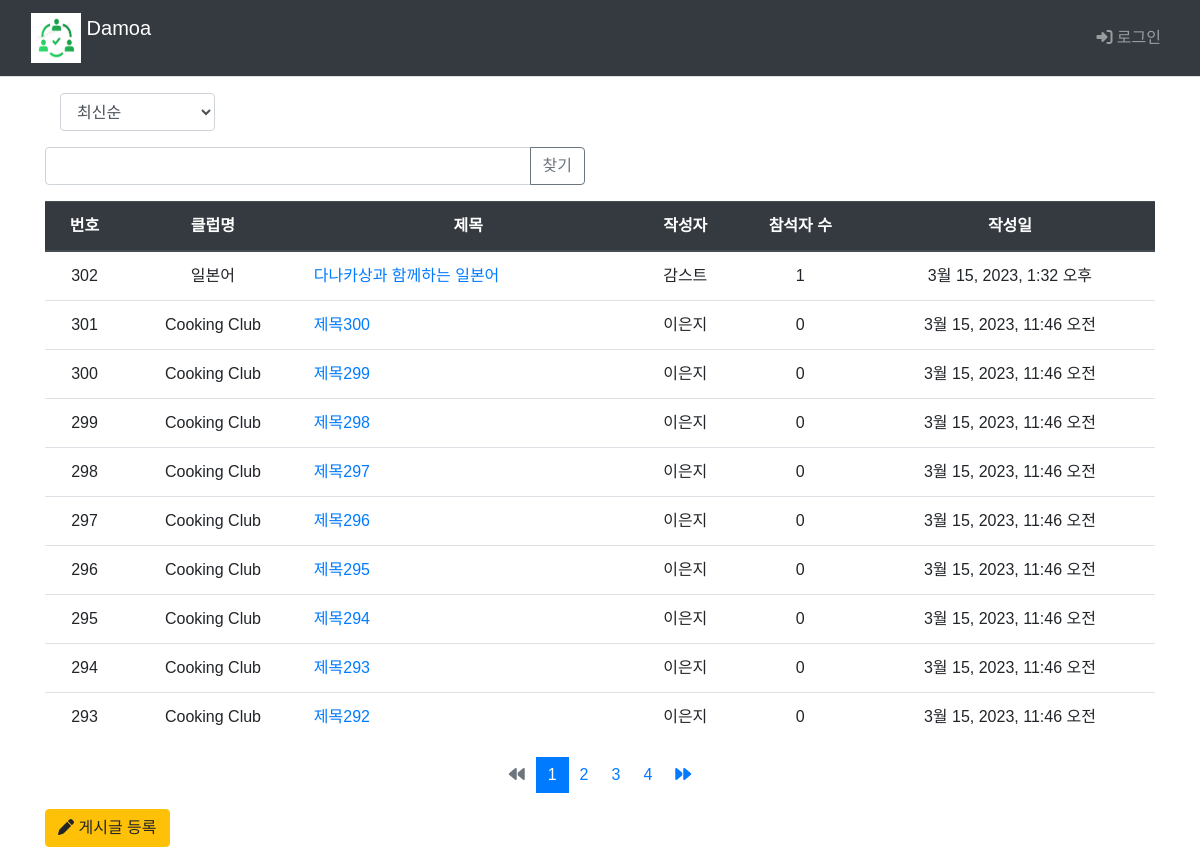
The page /main/board_list/ on the database as committed earlier.
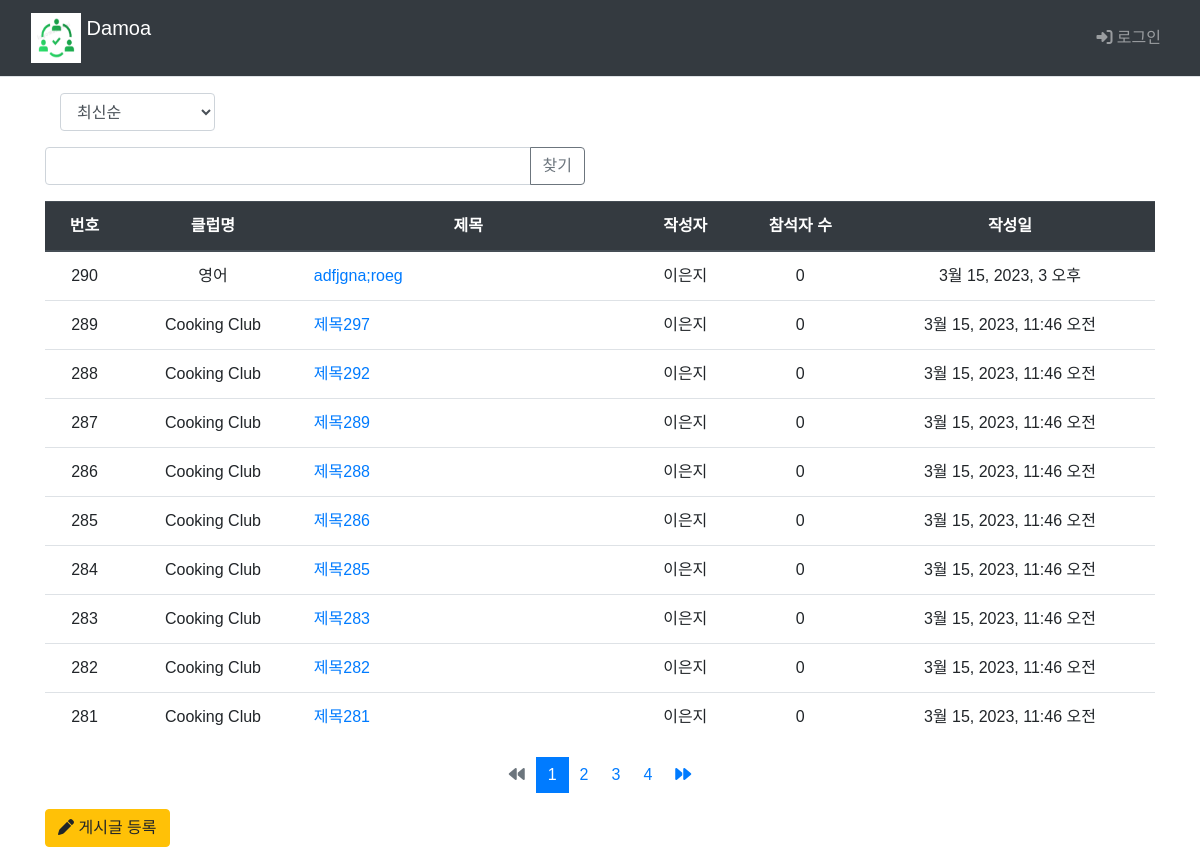
The same page on the database as committed later.
### main/models.py (models this page shows, shortened)
class Board(models.Model):
    club = models.ForeignKey(Club, on_delete=models.CASCADE)
    author = models.ForeignKey(settings.AUTH_USER_MODEL, on_delete=models.CASCADE, default=1, null=True, related_name='author_board')
    subject = models.CharField('제목', max_length = 200,
                               help_text='게시글의 제목을 한 줄로 작성하세요.')
    content = models.TextField('내용', help_text='내용을 상세히 작성하세요.')
    create_date = models.DateTimeField('생성일')
    modify_date = models.DateTimeField(null=True, blank=True)
    voter=models.ManyToManyField(settings.AUTH_USER_MODEL, related_name='voter_board')

class Club(models.Model):
    class category(models.TextChoices):
        from django.utils.translation import gettext_lazy as _
        COOK = 'CK', _('Cook')
        CULTURE = 'CT', _('Culture')
        GAME = 'GA', _('Game')
        LANGUAGE = 'LA', _('Language')
        MUSIC = 'MU', _('Music')
        OUTDOOR = 'OD', _('Outdoor')
        SPORTS = 'SP', _('Sports')
    category = models.CharField(
        max_length=10,
        choices = category.choices,
        null=True
    )
    name=models.TextField('클럽이름')
    def __str__(self):
        return self.name

### common/models.py (models this page shows)
class CustomUser(AbstractBaseUser, PermissionsMixin) :
    email = models.EmailField(blank=True, unique=True, default='')
    username = models.CharField(max_length = 15, unique=True)
    name = models.CharField(max_length=15)
    age = models.IntegerField()
    ad = models.CharField(max_length=50)
    is_active = models.BooleanField(default=True)
    is_superuser = models.BooleanField(default=True)
    is_staff = models.BooleanField(default=True)
    date_joined = models.DateTimeField(default=timezone.now)
    last_login = models.DateTimeField(blank=True, null=True)
    objects = CustomUserManager()
    USERNAME_FIELD = 'username'
    REQUIRED_FIELD = ['name']
    class Meta :
        ordering = ['-date_joined']
        verbose_name = 'User'
        verbose_name_plural = 'User'

### main/views.py (the view, shortened to what this page needs)
# urls.py: path('main/board_list/', views.board_list, name='board_list'),
def board_list(request):
    page = request.GET.get('page', '1')  # 페이지
    kw = request.GET.get('kw', '')  # 검색어
    so = request.GET.get('so', 'recent') # 정렬 기준 / default 최신순
    if so == 'recent':
        board_list = Board.objects.order_by('-create_date')
    elif so == 'late':
        board_list = Board.objects.order_by('create_date')
    else : # 위 경우 제외 board_id 역순정렬
        board_list = Board.objects.order_by('-id')
    paginator = Paginator(board_list, 10)  # 페이지당 10개
    page_obj = paginator.get_page(page)
    context = {'board_list':page_obj, 'page':page, 'kw':kw}
    return render(request, 'main/board_list.html', context)

### main/templatetags/main_filter.py (called while the page is built)
@register.filter
def sub(value, arg):
    return value - arg

### templates/main/board_list.html (shortened to what this page needs)
{% extends 'base.html' %}
{% load static %}
{% load main_filter %}
{% block content %}
  <div class="container my-3">
  <div class="col-2">
    <select class="form-control so">
        <option value="recent" {% if so == 'recent' %}selected{% endif %}>
            최신순
        </option>
    </select>
  </div>
    <div class="row my-3">
      <div class="col-6">
        <div class="input-group">
          <input type="text" id="search_kw" class="form-control" value="{{ kw|default_if_none:'' }}">
          <div class="input-group-append">
            <button class="btn btn-outline-secondary" type="button" id="btn_search">찾기</button>
          </div>
        </div>
      </div>
    </div>
    <table class="table ">
      <thead>
        <tr class="text-center thead-dark">
          <th>번호</th>
          <th>클럽명</th>
          <th style="width:30%">제목</th>
          <th>작성자</th>
          <th>참석자 수</th>
          <th>작성일</th>
        </tr>
      </thead>
      <tbody>
        {% if board_list %}
          {% for board in board_list %}
            <tr class="text-center">
              <td>{{ board_list.paginator.count|sub:board_list.start_index|sub:forloop.counter0|add:1 }}</td>
              <td>{{ board.club }}</td>
              <td class="text-left">
                <a href="{%url 'main:detail' board.id%}">{{board.subject}}</a>
              </td>
              <td>{{board.author.name}}</td>
              <td>{{board.voter.count}}</td>
              <td>{{board.create_date}}</td>
            </tr>
          {% endfor %}
        {% else %}
          게시글이 없습니다.
        {% endif %}
      </tbody>
    </table>
    <ul class="pagination justify-content-center">
      {% if board_list.has_previous %}
        <li class="page-item">
          <a class="page-link" data-page="{{ board_list.previous_page_number }}" href="javascript:void(0)">
            <i class="fa-solid fa-backward"></i>
          </a>
        </li>
      {% else %}
        <li class="page-item disabled">
          <a class="page-link" tabindex="-1" aria-disabled="true" href="#">
            <i class="fa-solid fa-backward"></i>
          </a>
        </li>
      {% endif %}
      {% for page_number in board_list.paginator.page_range %}
        {% if page_number >= board_list.number|add:-3 and page_number <= board_list.number|add:3 %}
          {% if page_number == board_list.number %}
            <li class="page-item active" aria-current="page">
              <a class="page-link" data-page="{{ page_number }}" href="javascript:void(0)">
                {{ page_number }}
              </a>
            </li>
          {% else %}
            <li class="" page-item="page-item">
              <a class="page-link" data-page="{{ page_number }}" href="javascript:void(0)">
                {{ page_number }}
              </a>
            </li>
          {% endif %}
        {% endif %}
      {% endfor %}
      {% if board_list.has_next %}
        <li class="page-item">
          <a class="page-link" data-page="{{ board_list.next_page_number }}" href="javascript:void(0)">
            <i class="fa-solid fa-forward"></i>
          </a>
        </li>
      {% else %}
        <li class="page-item disabled">
          <a class="page-link" tabindex="-1" aria-disabled="true" href="#">
            <i class="fa-solid fa-forward"></i>
          </a>
        </li>
      {% endif %}
    </ul>
    <a href="{%url 'main:board_create' %}" class="btn btn-warning">
      <i class="fa-solid fa-pen"></i>
      게시글 등록
    </a>
  </div>
{% endblock %}

Rows that differ between the two databases and show on the page:
removed Board: paginator.count|sub "302", club "일본어", subject "다나카상과 함께하는 일본어", author.name "감스트", voter.count "1", create_date "3월 15, 2023, 1:32 오후"
removed Board: paginator.count|sub "301", club "Cooking Club", subject "제목300", author.name "이은지", voter.count "0", create_date "3월 15, 2023, 11:46 오전"
removed Board: paginator.count|sub "300", club "Cooking Club", subject "제목299", author.name "이은지", voter.count "0", create_date "3월 15, 2023, 11:46 오전"
removed Board: paginator.count|sub "299", club "Cooking Club", subject "제목298", author.name "이은지", voter.count "0", create_date "3월 15, 2023, 11:46 오전"
removed Board: paginator.count|sub "297", club "Cooking Club", subject "제목296", author.name "이은지", voter.count "0", create_date "3월 15, 2023, 11:46 오전"
removed Board: paginator.count|sub "296", club "Cooking Club", subject "제목295", author.name "이은지", voter.count "0", create_date "3월 15, 2023, 11:46 오전"
removed Board: paginator.count|sub "295", club "Cooking Club", subject "제목294", author.name "이은지", voter.count "0", create_date "3월 15, 2023, 11:46 오전"
removed Board: paginator.count|sub "294", club "Cooking Club", subject "제목293", author.name "이은지", voter.count "0", create_date "3월 15, 2023, 11:46 오전"
added Board: paginator.count|sub "290", club "영어", subject "adfjgna;roeg", author.name "이은지", voter.count "0", create_date "3월 15, 2023, 3 오후"
computed for Board "제목297": paginator.count|sub "298" → "289"
computed for Board "제목292": paginator.count|sub "293" → "288"
now on this page (row edited): Board: paginator.count|sub "287", club "Cooking Club", subject "제목289", author.name "이은지", voter.count "0", create_date "3월 15, 2023, 11:46 오전"
now on this page (row unchanged): Board: paginator.count|sub "286", club "Cooking Club", subject "제목288", author.name "이은지", voter.count "0", create_date "3월 15, 2023, 11:46 오전"
now on this page (row unchanged): Board: paginator.count|sub "285", club "Cooking Club", subject "제목286", author.name "이은지", voter.count "0", create_date "3월 15, 2023, 11:46 오전"
now on this page (row unchanged): Board: paginator.count|sub "284", club "Cooking Club", subject "제목285", author.name "이은지", voter.count "0", create_date "3월 15, 2023, 11:46 오전"
now on this page (row unchanged): Board: paginator.count|sub "283", club "Cooking Club", subject "제목283", author.name "이은지", voter.count "0", create_date "3월 15, 2023, 11:46 오전"
now on this page (row unchanged): Board: paginator.count|sub "282", club "Cooking Club", subject "제목282", author.name "이은지", voter.count "0", create_date "3월 15, 2023, 11:46 오전"
now on this page (row unchanged): Board: paginator.count|sub "281", club "Cooking Club", subject "제목281", author.name "이은지", voter.count "0", create_date "3월 15, 2023, 11:46 오전"
